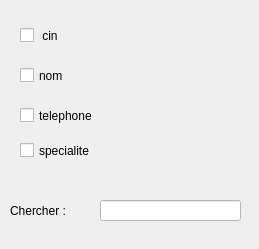
       <widget class="QWidget" name="scrollAreaWidgetContents">
        <property name="geometry">
         <rect>
          <x>0</x>
          <y>0</y>
          <width>259</width>
          <height>249</height>
         </rect>
        </property>
        <widget class="QCheckBox" name="checkBox">
         <property name="geometry">
          <rect>
           <x>20</x>
           <y>20</y>
           <width>191</width>
           <height>31</height>
          </rect>
         </property>
         <property name="styleSheet">
          <string notr="true">font: 87 8pt &quot;Segoe UI Black&quot;;</string>
         </property>
         <property name="text">
          <string> cin</string>
         </property>
        </widget>
        <widget class="QCheckBox" name="checkBox_2">
         <property name="geometry">
          <rect>
           <x>20</x>
           <y>60</y>
           <width>191</width>
           <height>31</height>
          </rect>
         </property>
         <property name="styleSheet">
          <string notr="true">font: 87 8pt &quot;Segoe UI Black&quot;;</string>
         </property>
         <property name="text">
          <string>nom</string>
         </property>
        </widget>
        <widget class="QCheckBox" name="checkBox_3">
         <property name="geometry">
          <rect>
           <x>20</x>
           <y>100</y>
           <width>251</width>
           <height>31</height>
          </rect>
         </property>
         <property name="styleSheet">
          <string notr="true">font: 87 8pt &quot;Segoe UI Black&quot;;</string>
         </property>
         <property name="text">
          <string>telephone</string>
         </property>
        </widget>
        <widget class="QCheckBox" name="checkBox_4">
         <property name="geometry">
          <rect>
           <x>20</x>
           <y>130</y>
           <width>191</width>
           <height>41</height>
          </rect>
         </property>
         <property name="styleSheet">
          <string notr="true">font: 87 8pt &quot;Segoe UI Black&quot;;
</string>
         </property>
         <property name="text">
          <string>specialite</string>
         </property>
        </widget>
        <widget class="QLineEdit" name="lineEdit_111">
         <property name="geometry">
          <rect>
           <x>100</x>
           <y>200</y>
           <width>141</width>
           <height>21</height>
          </rect>
         </property>
         <property name="styleSheet">
          <string notr="true">background-color: rgb(255, 255, 255);</string>
         </property>
        </widget>
        <widget class="QLabel" name="label_2">
         <property name="geometry">
          <rect>
           <x>10</x>
           <y>200</y>
           <width>81</width>
           <height>21</height>
          </rect>
         </property>
         <property name="styleSheet">
          <string notr="true">font: 10pt &quot;MS Shell Dlg 2&quot;;</string>
         </property>
         <property name="text">
          <string>Chercher :</string>
         </property>
        </widget>
       </widget>
